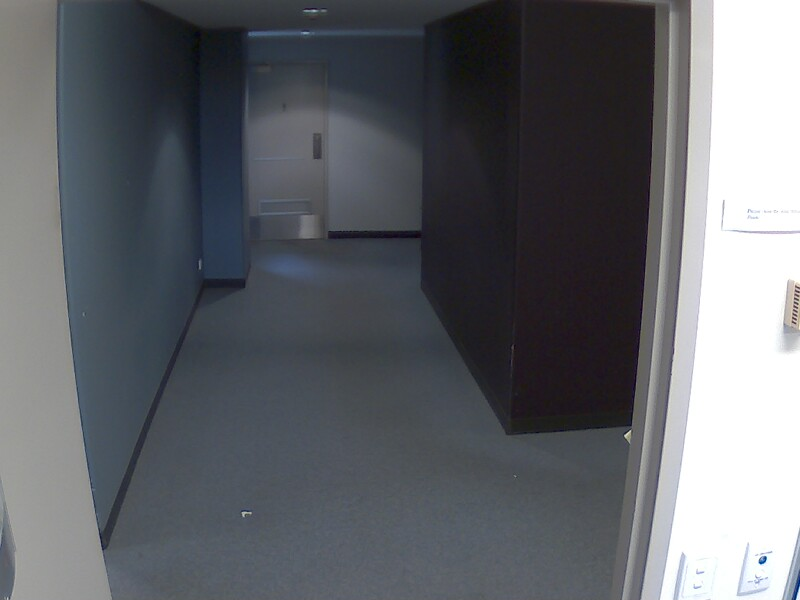
%> input picture Misc/playground_patrick/00000000.jpg, 800 x 600 px, given in place of 00000784.jpg, which was not available
$ octave consecImageDiff.m   (GNU Octave 9; MATLAB toolbox functions it lacks are replaced by stand-ins)
%> lines starting %> are read from the running program, lines starting %| are printed output that depends on the picture; in (x1, y1, x2, y2) boxes, pixels count from 0 and x2, y2 are one past the last pixel; in counts of white or black regions, pixels touching at a corner belong together; the program's own positions count from 1; pictures that were not available may be replaced by others from this repository, and a replacement may not be noted
### Misc/playground_patrick/render.m
function [result] = render(frame,mask, bg, mode)
%RENDER Replaces, depending on mode, the background or foreground (or both) of variable frame
%with sth. different (also specified by mode)
% frame: [0,1], 3-channel, 600x800 image
% mask: logical, 600x800, 0: background, 1: foreground
% bg: NXMx3, [0,1], image to be used as background if mode is 'substitute'
%   if mode is 'video', bg should be a NxMx3xF- Array, where F is the number
%   of frames, bg can then be both [0,255] or [0,1], but the latter is
%   preferred
% mode: Details what is replaced by what, can take 5 different values:
% - 'foreground' - Set background black
% - 'background' - Set foreground black
% - 'overlay' - Set background and foreground to different colors
% - 'substitute' - Use rgb-image passed in bg as background
% - 'video' - replace background with a video (passed as bg), first frame
%   of video will be used in result, the entire video is directly saved as
%   bg_replaced_yyyy_MM_dd_hh_mm_ss_uuu.avi in current working folder where uuu: Milliseconds, ss:
%   Second, mm: Minute, hh: hour, dd: day, MM: Month, yyyy: Year
% result: The resulting image, 600x800x3, [0,1]

%% Convert frame to double, [0,1] if not already double
if((~isfloat(frame)) || (max(max(max(frame))) > 1))
    frame = double(frame)./255.0;
end

%% Convert bg to double, [0,1] if not already double
if ((~isfloat(bg)) || (max(max(max(bg))) > 1))
    bg = double(bg)./255.0;
end

%% Alter image
result = zeros(size(frame));
switch mode
	case 'foreground' % Set background black
        for i = 1:3 % For some reason it does not seem to work without loop (with 600x800x3-Mask, R2017b)
            result(:, :, i) = frame(:, :, i) .* mask;
        end

	case 'background' % Set foreground black
        for i = 1:3 % For some reason it does not seem to work without loop (with 600x800x3-Mask, R2017b)
            result(:, :, i) = frame(:, :, i) .* ~mask;
        end

	case 'overlay' % Set background and foreground to different colors
        % background: black, foreground: white
        for i = 1:3 % For some reason it does not seem to work without loop (with 600x800x3-Mask, R2017b)
            result(:, :, i) = frame(:, :, i) & ~mask;
        end

	case 'substitute' % Use rgb-image passed in bg as background
        % Resize bg
        bg = imresize(bg,[600 800]);
        % Sometimes, resized image can have values slightly larger than
        % 1(i.e. 1.01) or slightly smaller than 0
        % These values are then just clipped, a normalization and/or mean shift seems overkill
        % and might also not be desirable (larger values probably just easily detectable numerical errors)
        bg(bg>1.0) = 1.0;
        bg(bg<0.0) = 0.0;

        % Apply bg
        for i = 1:3 % For some reason it does not seem to work without loop (with 600x800x3-Mask, R2017b)
            result(:, :, i) = frame(:, :, i) .* mask + ~mask.*bg(:, :, i);
        end
	case 'video'
        % TODO - Bonus
        % get number of frames
        numFrames = size(bg, 4);

        % Create name - TODO
        c = clock;
        name = 'bg_replaced_' + string(c(1)) + '_' + string(c(2)) + '_' + string(c(3)) + '_' + string(c(4)) + '_' + string(c(5)) + '_' +  string(floor(c(6))) + '_' + string(round((c(6)-floor(c(6)))*1000));
        name = squeeze(name);
        % Create frames and save them
        v = VideoWriter(name + '.avi');
        open(v);

        result = render(frame, mask, squeeze(bg(:, :, :, 1)), 'substitute');
        writeVideo(v,result);

        for i = 2:numFrames
            videoFrame = render(frame, mask, squeeze(bg(:, :, :, i)), 'substitute'); % getframe(gcf);
            writeVideo(v,videoFrame);
        end
        close(v);

    otherwise
        % Notify user of unknown mode
        warning('Unknown mode, thus result is unaltered image')
        result = frame;
    end

end

### Misc/playground_patrick/consecImageDiff.m
clear;
close all;
clc;

image_num = 4;

%% Load Image
switch image_num
    case 1
        i1 = imread('00000215.jpg');
        i2 = imread('00000216.jpg');
    case 2
        i1 = imread('00000160.jpg');
        i2 = imread('00000161.jpg');
    case 3
        i1 = imread('00000377.jpg');
        i2 = imread('00000378.jpg');
    case 4
        i1 = imread('00000784.jpg');
%> i1 is the input picture: size 600x800x3 uint8; mean R, G, B 97.5, 100.2, 105.1
        i2 = imread('00000785.jpg');
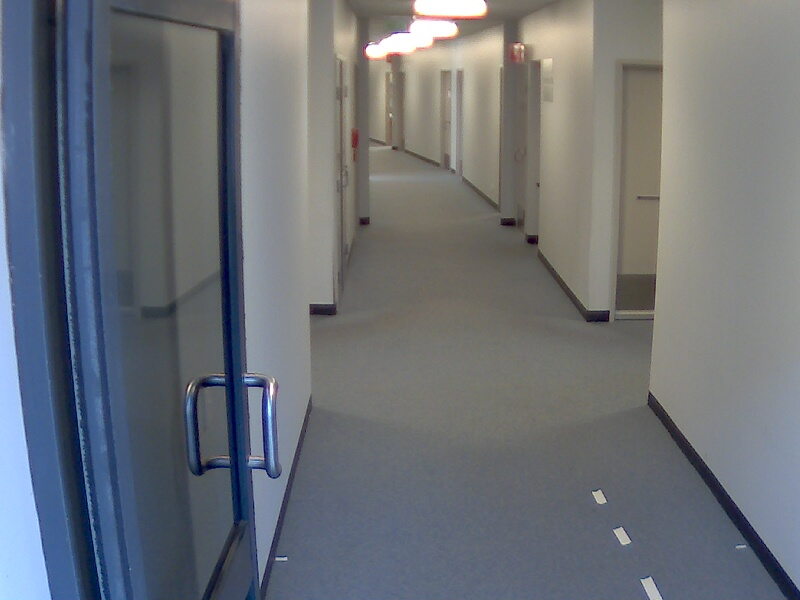
%> input picture Misc/playground_patrick/00000001.jpg, 800 x 600 px, given in place of 00000785.jpg, which was not available
%> i2 is the input picture: size 600x800x3 uint8; mean R, G, B 108.3, 112.7, 118.5
    case 5
        i1 = imread('00000955.jpg');
        i2 = imread('00000956.jpg');
    case 6
        i1 = imread('00000197.jpg');
        i2 = imread('00000198.jpg');
    case 7
        i1 = imread('00000197.jpg');
        i2 = imread('00000198.jpg');
    case 8
        i1 = imread('00000511.jpg');
        i2 = imread('00000512.jpg');

end

%% Build differences
d = double(rgb2gray(i1-i2))./255.0;
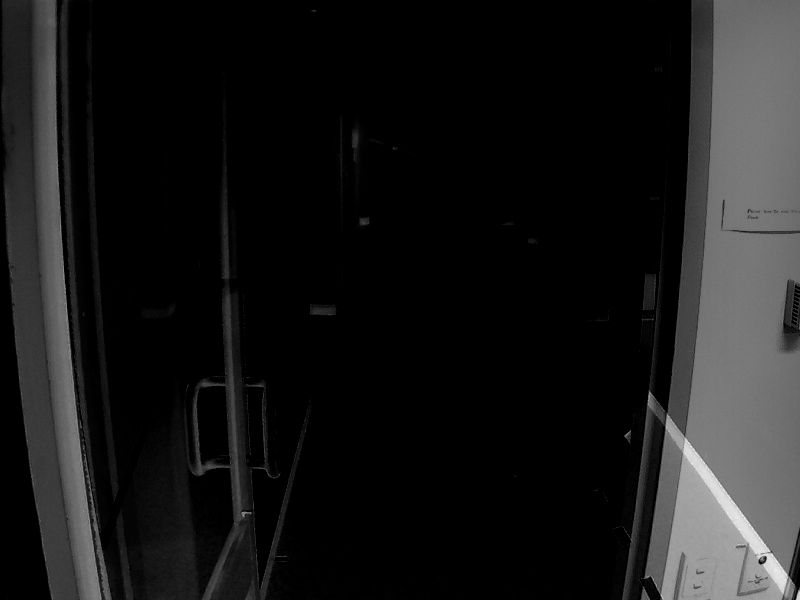
%> d: size 600x800 double; min 0, max 0.969, mean 0.0967

%% Apply Lowpass
sigma = 20;
d = imgaussfilt(d,sigma);
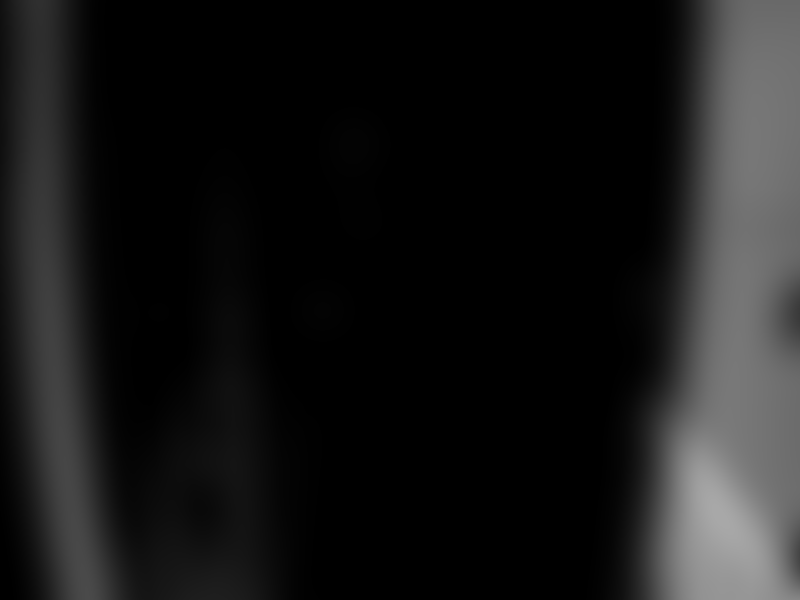
%> d: size 600x800 double; min 0, max 0.662, mean 0.0958

%% Create Preliminary overestimating mask
th = 3/255;
mask = d>th;
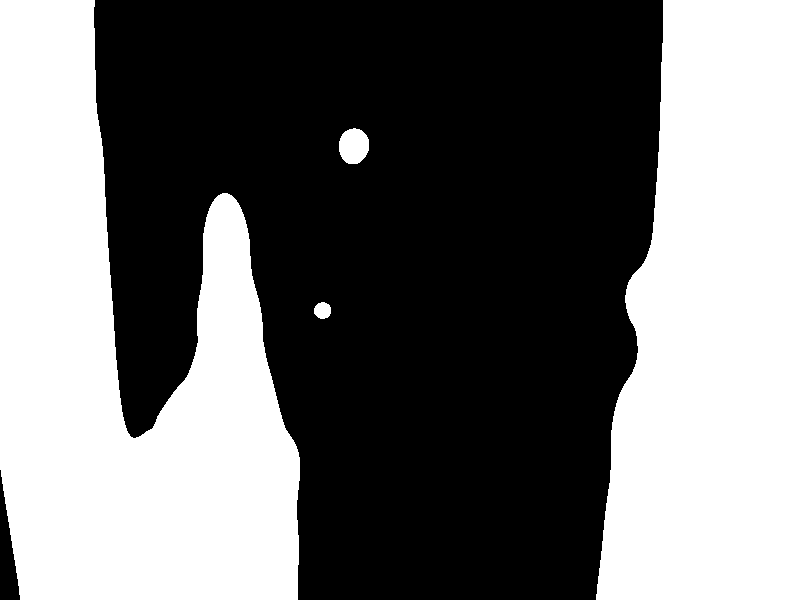
%> mask: size 600x800 logical; 44% white; 4 white regions, box (x1, y1, x2, y2) and area: (0, 0, 300, 600) 110956, (596, 0, 800, 600) 99234, (339, 128, 369, 164) 861, (314, 302, 331, 319) 228


%% Detect Corners within the mask
i = double(rgb2gray(i1))./255.0;
edges = edge(i ,'Canny').* mask;
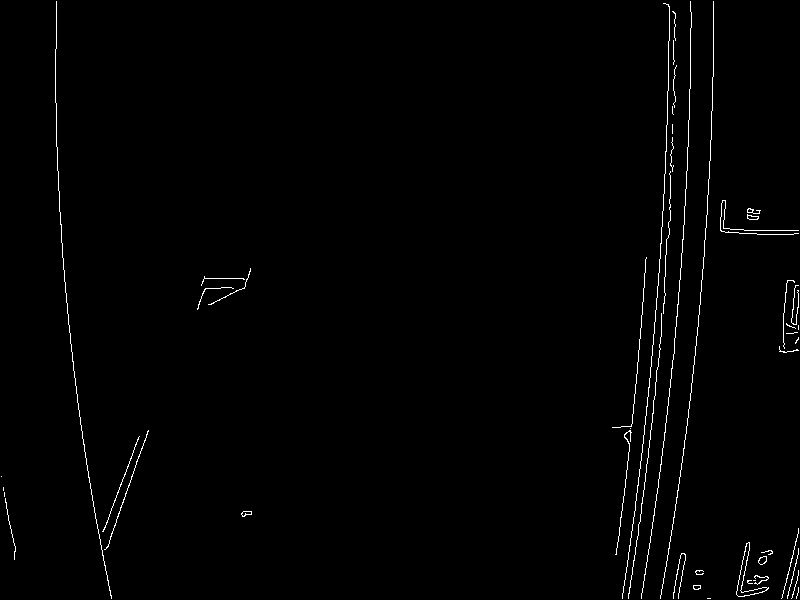
%> edges: size 600x800 double; values 0 (black) and 1 (white), 1% white in thin lines or dots

%% Show results
figure(1)
imshow(edges)

[result] = render(i1,mask, 0, 'foreground');
%> after the loop in render, `for i = 1:3`:
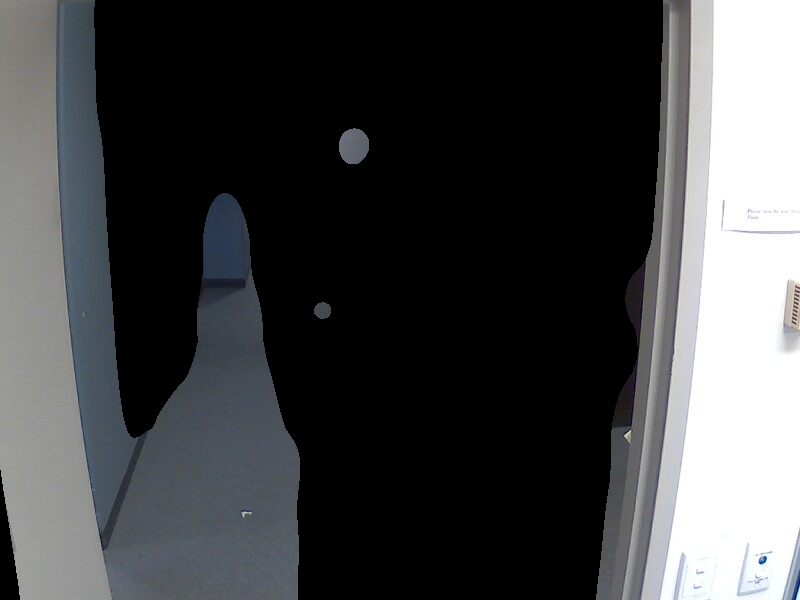
%> result: size 600x800x3 double; mean R, G, B 0.261, 0.266, 0.272

figure(2)
subplot(1,2,1)
imshow(result*0.5 + edges*0.5)
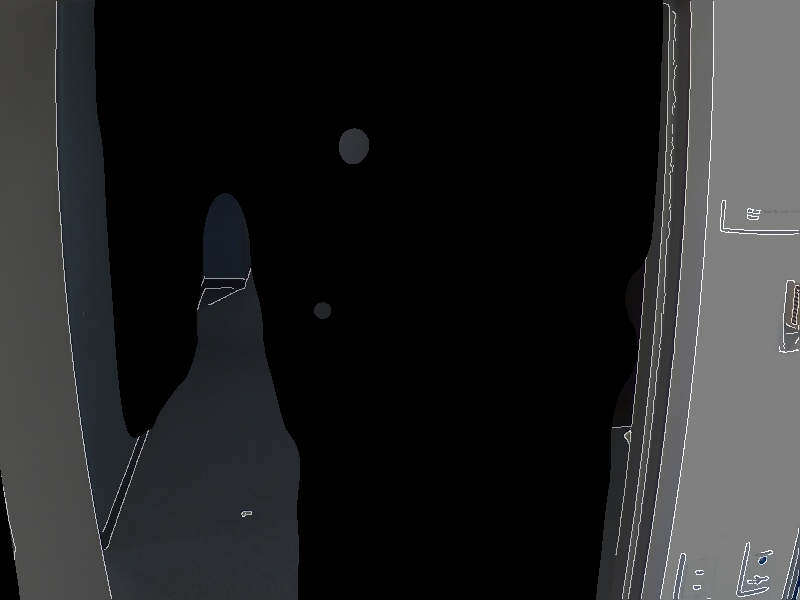
%> displayed picture: size 600x800x3, on the screen's scale of 0 to 255; mean R, G, B 34.8, 35.4, 36.1

subplot(1,2,2)
imshow(i1)
